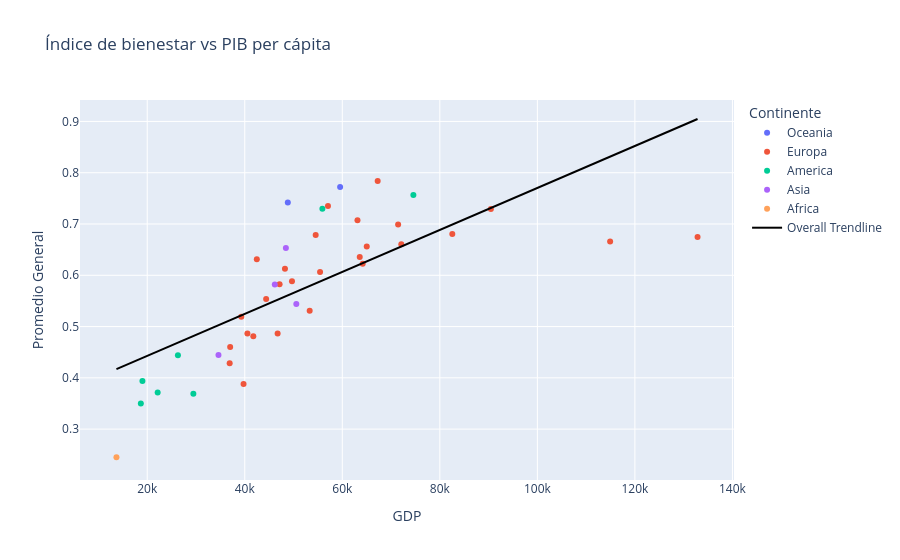

The notebook cell saved with this chart:
### Code cell
import plotly.express as px


fig = px.scatter(df_final,x='GDP',y='Promedio General',color='Continente',hover_name='LOCATION',size_max=60, title="Índice de bienestar vs PIB per cápita", trendline="ols", trendline_color_override="black", trendline_scope="overall")
fig.show()

### Figure 1 — Plotly figure (JSON) as saved in the notebook; plotly's stock layout.template omitted (floating-point values rounded to 4 significant figures)
{"data": [{"hovertemplate": "<b>%{hovertext}</b><br><br>Continente=Oceania<br>GDP=%{x}<br>Promedio General=%{y}<extra></extra>", "hovertext": ["AUS", "NZL"], "legendgroup": "Oceania", "marker": {"color": "#636efa", "symbol": "circle"}, "mode": "markers", "name": "Oceania", "orientation": "v", "showlegend": true, "type": "scatter", "x": [59550.0, 48830.0], "xaxis": "x", "y": [0.7721, 0.7418], "yaxis": "y"}, {"hovertemplate": "<b>%{hovertext}</b><br><br>Continente=Europa<br>GDP=%{x}<br>Promedio General=%{y}<extra></extra>", "hovertext": ["AUT", "BEL", "CHE", "CZE", "DEU", "DNK", "ESP", "EST", "FIN", "FRA", "GBR", "GRC", "HUN", "IRL", "ISL", "ITA", "LTU", "LUX", "LVA", "NLD", "NOR", "POL", "PRT", "RUS", "SVK", "SVN", "SWE"], "legendgroup": "Europa", "marker": {"color": "#EF553B", "symbol": "circle"}, "mode": "markers", "name": "Europa", "orientation": "v", "showlegend": true, "type": "scatter", "x": [65020.0, 64190.0, 82560.0, 49680.0, 63580.0, 72100.0, 47140.0, 42470.0, 57060.0, 55440.0, 54540.0, 36910.0, 40540.0, 114900.0, 67260.0, 53310.0, 46740.0, 132800.0, 37010.0, 71450.0, 90470.0, 44380.0, 41760.0, 39750.0, 39290.0, 48240.0, 63110.0], "xaxis": "x", "y": [0.6563, 0.6226, 0.6803, 0.5886, 0.6356, 0.6604, 0.5827, 0.6312, 0.7351, 0.6064, 0.6784, 0.4282, 0.4865, 0.6658, 0.7837, 0.531, 0.4864, 0.6746, 0.4603, 0.6988, 0.7294, 0.5538, 0.481, 0.3882, 0.5192, 0.6126, 0.7073], "yaxis": "y"}, {"hovertemplate": "<b>%{hovertext}</b><br><br>Continente=America<br>GDP=%{x}<br>Promedio General=%{y}<extra></extra>", "hovertext": ["BRA", "CAN", "CHL", "COL", "CRI", "MEX", "USA"], "legendgroup": "America", "marker": {"color": "#00cc96", "symbol": "circle"}, "mode": "markers", "name": "America", "orientation": "v", "showlegend": true, "type": "scatter", "x": [19020.0, 55920.0, 29460.0, 18690.0, 26290.0, 22140.0, 74580.0], "xaxis": "x", "y": [0.3941, 0.7298, 0.3692, 0.3502, 0.4443, 0.3713, 0.7564], "yaxis": "y"}, {"hovertemplate": "<b>%{hovertext}</b><br><br>Continente=Asia<br>GDP=%{x}<br>Promedio General=%{y}<extra></extra>", "hovertext": ["ISR", "JPN", "KOR", "TUR"], "legendgroup": "Asia", "marker": {"color": "#ab63fa", "symbol": "circle"}, "mode": "markers", "name": "Asia", "orientation": "v", "showlegend": true, "type": "scatter", "x": [48430.0, 46160.0, 50570.0, 34610.0], "xaxis": "x", "y": [0.6533, 0.5821, 0.5441, 0.4446], "yaxis": "y"}, {"hovertemplate": "<b>%{hovertext}</b><br><br>Continente=Africa<br>GDP=%{x}<br>Promedio General=%{y}<extra></extra>", "hovertext": ["ZAF"], "legendgroup": "Africa", "marker": {"color": "#FFA15A", "symbol": "circle"}, "mode": "markers", "name": "Africa", "orientation": "v", "showlegend": true, "type": "scatter", "x": [13690.0], "xaxis": "x", "y": [0.2451], "yaxis": "y"}, {"hovertemplate": "<b>OLS trendline</b><br>Promedio General = 4.09313e-06 * GDP + 0.361024<br>R<sup>2</sup>=0.513029<br><br>GDP=%{x}<br>Promedio General=%{y} <b>(trend)</b><extra></extra>", "legendgroup": "Overall Trendline", "line": {"color": "black"}, "mode": "lines", "name": "Overall Trendline", "showlegend": true, "type": "scatter", "x": [13690.0, 18690.0, 19020.0, 22140.0, 26290.0, 29460.0, 34610.0, 36910.0, 37010.0, 39290.0, 39750.0, 40540.0, 41760.0, 42470.0, 44380.0, 46160.0, 46740.0, 47140.0, 48240.0, 48430.0, 48830.0, 49680.0, 50570.0, 53310.0, 54540.0, 55440.0, 55920.0, 57060.0, 59550.0, 63110.0, 63580.0, 64190.0, 65020.0, 67260.0, 71450.0, 72100.0, 74580.0, 82560.0, 90470.0, 114900.0, 132800.0], "xaxis": "x", "y": [0.4171, 0.4375, 0.4389, 0.4517, 0.4686, 0.4816, 0.5027, 0.5121, 0.5125, 0.5218, 0.5237, 0.527, 0.5319, 0.5349, 0.5427, 0.55, 0.5523, 0.554, 0.5585, 0.5593, 0.5609, 0.5644, 0.568, 0.5792, 0.5843, 0.588, 0.5899, 0.5946, 0.6048, 0.6194, 0.6213, 0.6237, 0.6271, 0.6363, 0.6535, 0.6561, 0.6663, 0.6989, 0.7313, 0.8314, 0.9048], "yaxis": "y"}], "layout": {"legend": {"title": {"text": "Continente"}, "tracegroupgap": 0}, "title": {"text": "Índice de bienestar vs PIB per cápita"}, "xaxis": {"anchor": "y", "domain": [0, 1], "title": {"text": "GDP"}}, "yaxis": {"anchor": "x", "domain": [0, 1], "title": {"text": "Promedio General"}}}}
